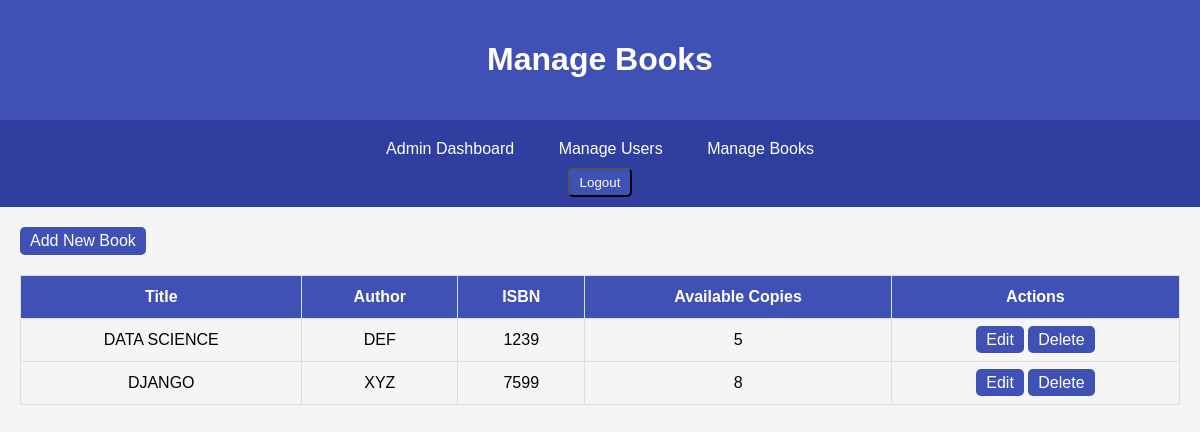
Page /library/books/ (signed in) on the committed database.
### library/models.py (models this page shows, shortened)
class Book(models.Model):
    title = models.CharField(max_length=255)
    author = models.CharField(max_length=255)
    isbn = models.CharField(max_length=13, unique=True)
    publication_date = models.DateField()
    available_copies = models.PositiveIntegerField()
    rent_price = models.DecimalField(max_digits=10, decimal_places=2, default=0.00)
    purchase_price = models.DecimalField(max_digits=10, decimal_places=2, default=0.00)

### library/views.py (the view)
# urls.py: path('books/', views.manage_books, name='manage_books'),
@login_required
def manage_books(request):
    books = Book.objects.all()
    return render(request, 'manage_books.html', {'books': books})

### library/templates/manage_books.html (shortened to what this page needs)
<!DOCTYPE html>
<html lang="en">
<head>
</head>
<body>
<div class="header">
    <h1>Manage Books</h1>
</div>
<div class="navbar">
    <a href="{% url 'admin_dashboard' %}">Admin Dashboard</a>
    <a href="{% url 'manage_users' %}">Manage Users</a>
    <a href="{% url 'manage_books' %}">Manage Books</a>
    <div class="logout-form">
        <form action="{% url 'logout' %}" method="post">
            <button type="submit" class="btn">Logout</button>
        </form>
    </div>
</div>
<div class="container">
    <a href="{% url 'add_book' %}" class="btn add-btn">Add New Book</a>
    <table>
        <thead>
        <tr>
            <th>Title</th>
            <th>Author</th>
            <th>ISBN</th>
            <th>Available Copies</th>
            <th>Actions</th>
        </tr>
        </thead>
        <tbody>
        {% for book in books %}
            <tr>
                <td>{{ book.title }}</td>
                <td>{{ book.author }}</td>
                <td>{{ book.isbn }}</td>
                <td>{{ book.available_copies }}</td>
                <td>
                    <a href="{% url 'edit_book' book.id %}" class="btn">Edit</a>
                    <a href="{% url 'delete_book' book.id %}" class="btn">Delete</a>
                </td>
            </tr>
        {% endfor %}
        </tbody>
    </table>
</div>
</body>
</html>

### library/templates/manage_books.html (style rules this page uses)
body { font-family: Arial, sans-serif; background-color: #f5f5f5; margin: 0; padding: 0; }
.header { background-color: #3f51b5; color: white; padding: 20px; text-align: center; }
.navbar { background-color: #303f9f; padding: 10px 0; text-align: center; }
.navbar a { color: white; text-decoration: none; padding: 10px 20px; display: inline-block; }
.container { padding: 20px; }
table { width: 100%; border-collapse: collapse; margin-bottom: 20px; }
table, th, td { border: 1px solid #ddd; }
th, td { padding: 12px; text-align: center; }
th { background-color: #3f51b5; color: white; }
.btn { padding: 5px 10px; background-color: #3f51b5; color: white; text-decoration: none; border-radius: 5px; }
.add-btn { margin-bottom: 20px; display: inline-block; }

### rows in the picture
Book: title "DATA SCIENCE", author "DEF", isbn "1239", available_copies "5"
Book: title "DJANGO", author "XYZ", isbn "7599", available_copies "8"
